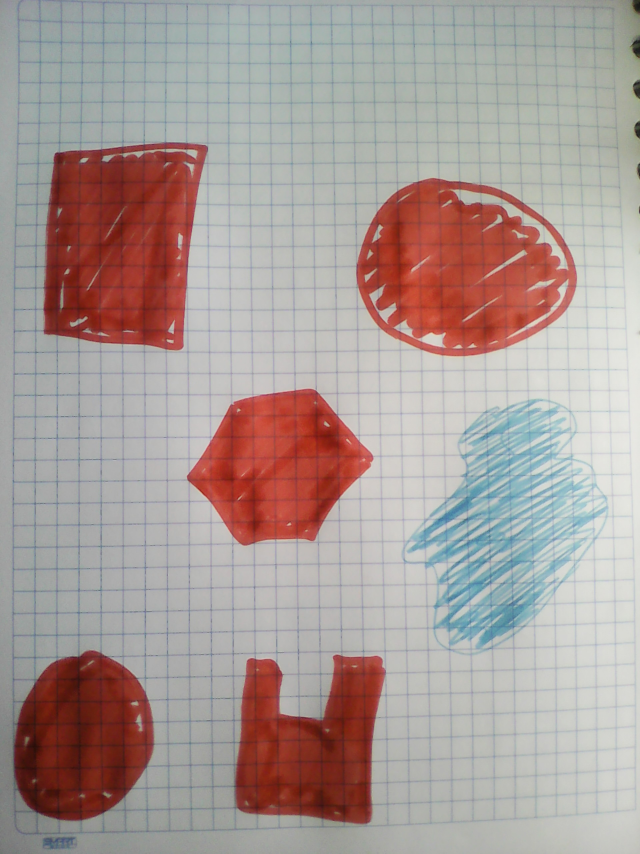
#> input picture data/map.jpg, 1920 x 2560 px (shown at 1/3 size)
$ python inc.py
#> lines starting #> are read from the running program, lines starting #| are printed output that depends on the picture; after the words box and inside, x2 and y2 are one past the last pixel; in counts of white or black regions, pixels touching at a corner belong together
from libs import *

def show(image):
    # Figure size in inches
    plt.figure(figsize=(15, 15))

    # Show image, with nearest neighbour interpolation
    plt.imshow(image, interpolation='nearest')

def overlay_mask(mask, image):
    rgb_mask = cv2.cvtColor(mask, cv2.COLOR_GRAY2RGB)
    img = cv2.addWeighted(rgb_mask, 0.5, image, 0.5, 0)
    show(img)

def convex_cnt(image):
    image = image.copy()
    contours, _ = cv2.findContours(image, cv2.RETR_TREE, cv2.CHAIN_APPROX_SIMPLE)
    contours_ = [cv2.convexHull(cnt) for cnt in contours ]
    mask = np.zeros(image.shape, np.uint8)
    [cv2.drawContours(mask, [cnt_], -1, 255, -1) for cnt_ in contours_]
    return contours_,mask

def dilate_img(image_bin):
    img = image_bin.copy()
    kernel1 = np.ones((7,7),np.uint8)
    image_dilation = cv2.dilate(img,kernel,iterations = 1)
    return image_dilation

image = skimage.io.imread('data/map.jpg')
#> image is the input picture: shape (2560, 1920, 3); mean R, G, B 169.9, 155.4, 151.6
image = cv2.resize(image, None, fx=1/3, fy=1/3)
#> image: shape (853, 640, 3)
# print("Dimensiones de la imagen= ", image.shape)

# Blur image slightly
image_blur = cv2.GaussianBlur(image, (7, 7), 0)

# Get contours from the image_blur
image_blur_hsv = cv2.cvtColor(image_blur, cv2.COLOR_RGB2HSV)
#> image_blur_hsv: shape (853, 640, 3); mean H, S, V 51.7, 45.6, 174.9

# 0-20 hue
min_ = np.array([0, 100, 75])
max_ = np.array([20, 230, 230])
image_bin1 = cv2.inRange(image_blur_hsv, min_, max_)
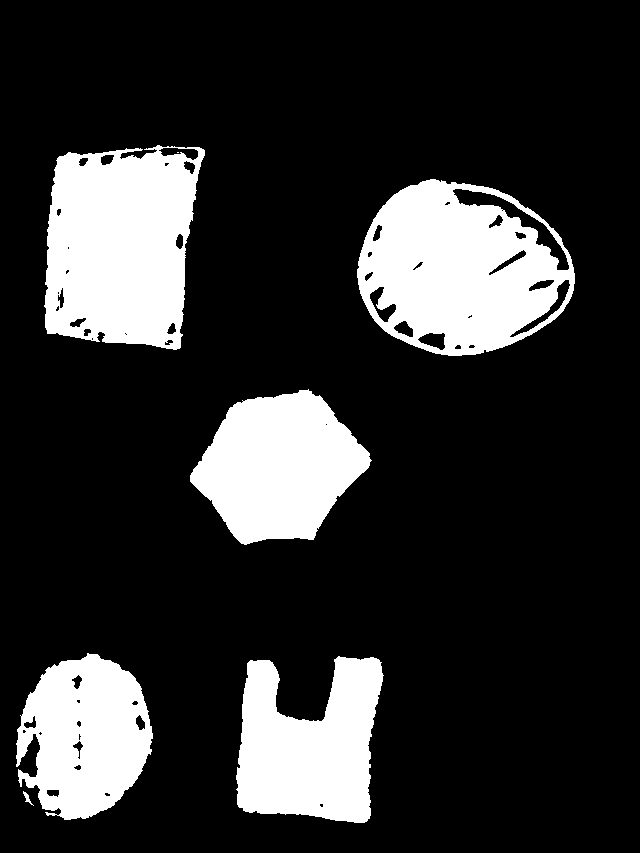
#> image_bin1: shape (853, 640); 19% white; 7 white regions (1 under 20 px), largest, box (x1, y1, x2, y2) and area: (44, 145, 205, 350) 25863, (357, 179, 575, 356) 25738, (190, 389, 372, 545) 18589, (236, 656, 384, 823) 17711, (16, 653, 153, 820) 16023, (23, 791, 34, 806) 49

# 160-180 hue
min_ = np.array([160, 100, 100])
max_ = np.array([180, 230, 230])
image_bin2 = cv2.inRange(image_blur_hsv, min_, max_)
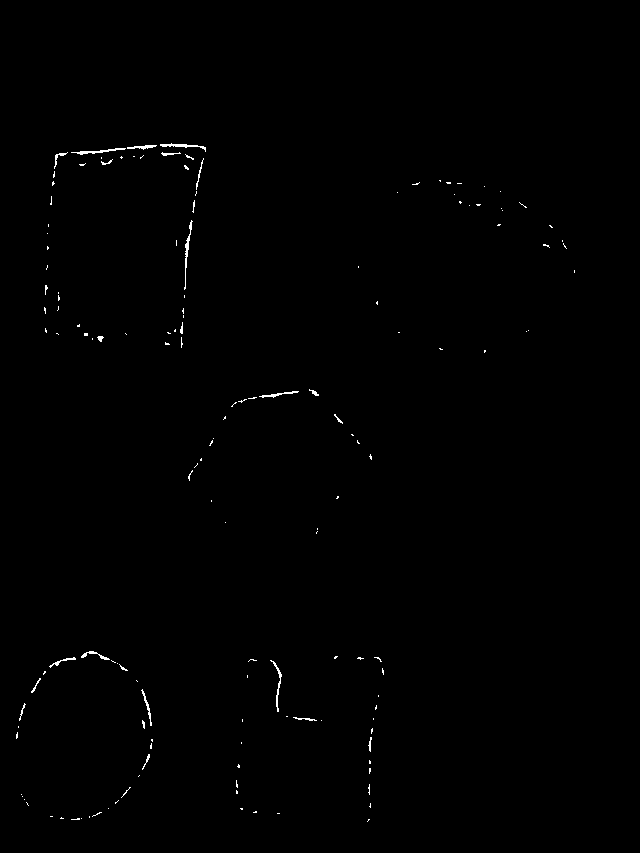
#> image_bin2: shape (853, 640); 0.38% white in thin lines or dots, all inside (x1, y1, x2, y2) = (16, 143, 575, 822)

image_bin = image_bin2+image_bin1
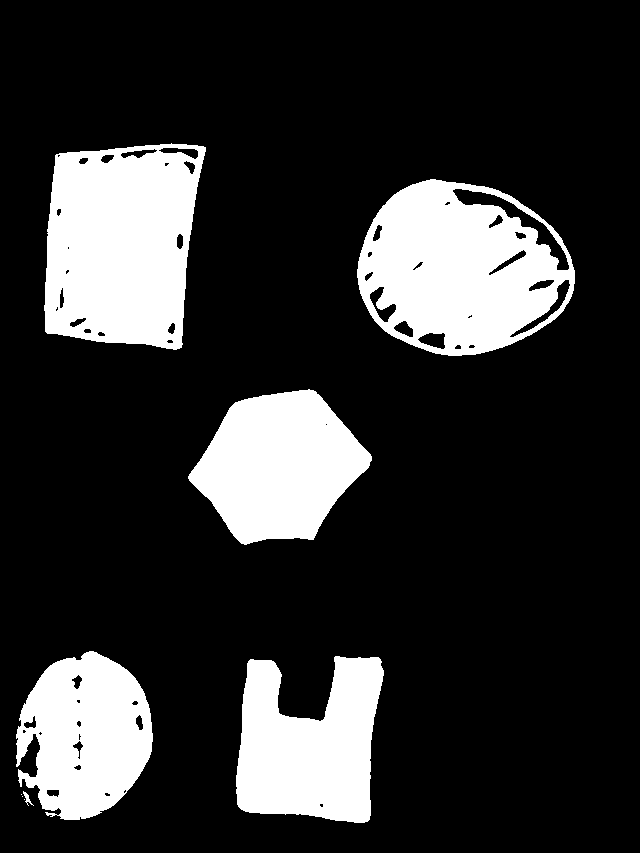
#> image_bin: shape (853, 640); 19.4% white; 9 white regions (3 under 20 px), largest, box (x1, y1, x2, y2) and area: (44, 143, 206, 350) 26783, (357, 179, 575, 356) 25853, (188, 389, 372, 545) 18835, (236, 656, 384, 823) 18054, (16, 651, 153, 820) 16468, (23, 791, 34, 806) 53

# Clean up
kernel = cv2.getStructuringElement(cv2.MORPH_ELLIPSE, (20, 20))

# Fill small gaps
image_bin_closed = cv2.morphologyEx(image_bin, cv2.MORPH_CLOSE, kernel)
#> image_bin_closed: shape (853, 640); 20.5% white; 5 white regions, box (x1, y1, x2, y2) and area: (358, 180, 576, 357) 29381, (45, 144, 207, 350) 27660, (189, 390, 373, 545) 18846, (237, 657, 385, 824) 18102, (17, 652, 154, 821) 17859
#show_mask(image_bin_closed)

# Remove specks
image_bin_closed_then_opened = cv2.morphologyEx(image_bin_closed, cv2.MORPH_OPEN, kernel)
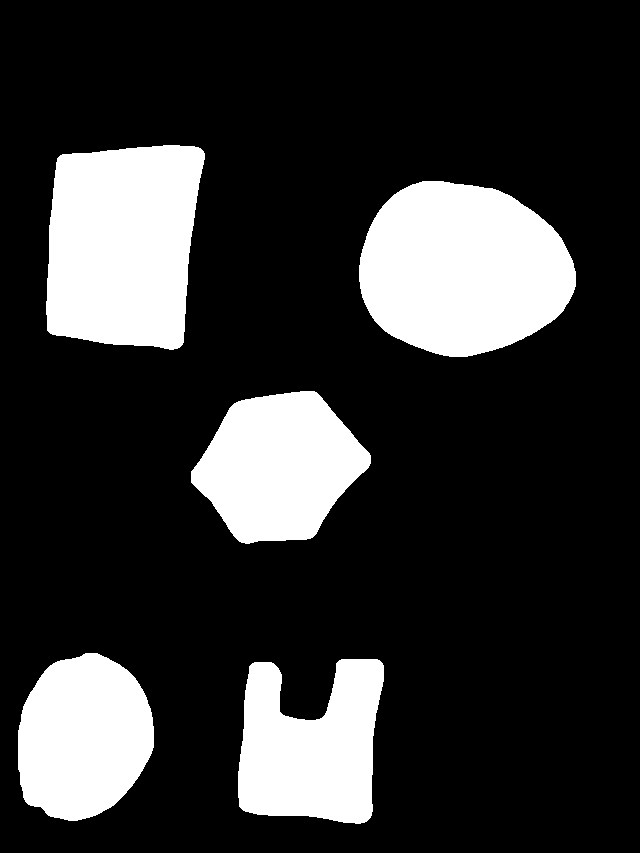
#> image_bin_closed_then_opened: shape (853, 640); 20.4% white; 5 white regions, box (x1, y1, x2, y2) and area: (359, 181, 576, 357) 29335, (46, 145, 205, 350) 27559, (191, 391, 371, 544) 18804, (238, 659, 384, 824) 18010, (18, 653, 154, 821) 17812
#show_mask(image_bin_closed_then_opened)

# Dilate the mask
image_dilation = dilate_img(image_bin_closed_then_opened)
#> in dilate_img, `image_dilation = cv2.dilate(img,kernel,iterations = 1)`:
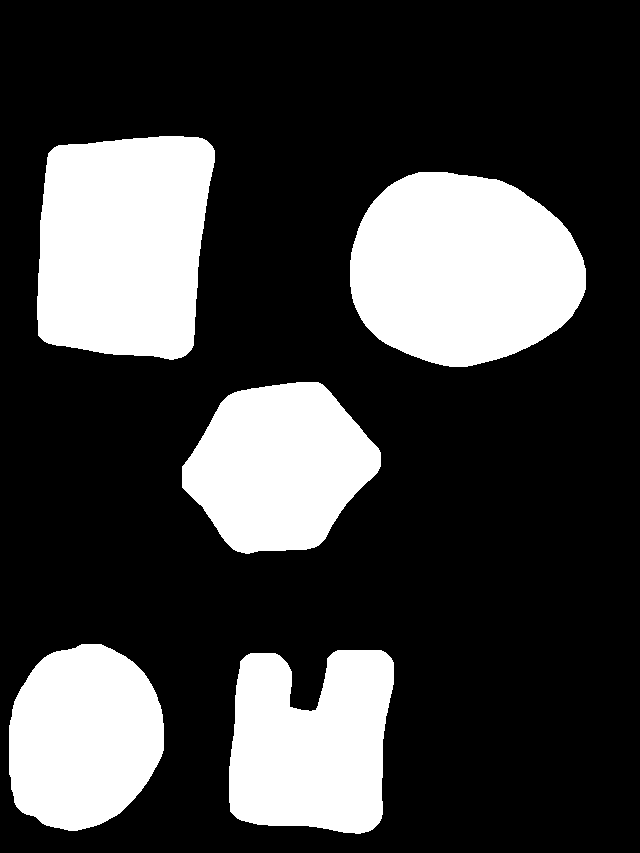
#> image_dilation: shape (853, 640); 26% white; 5 white regions

contours, mask = convex_cnt(image_dilation)
#> in convex_cnt, `contours, _ = cv2.findContours(image, cv2.RETR_TREE, cv2.CHAIN_APPROX_..`: contours = 5 contours; box (x1, y1, x2, y2) and area: (350, 172, 586, 367) 35441, (37, 136, 215, 360) 33912, (229, 650, 394, 834) 24438, (182, 382, 381, 554) 23979, (9, 644, 164, 831) 22665
#> in convex_cnt, `contours_ = [cv2.convexHull(cnt) for cnt in contours ]`: contours_ = 5 contours; box (x1, y1, x2, y2) and area: (350, 172, 586, 367) 35634, (37, 136, 215, 360) 34758, (229, 650, 394, 834) 27285, (182, 382, 381, 554) 24622, (9, 644, 164, 831) 22856
#> in convex_cnt, `[cv2.drawContours(mask, [cnt_], -1, 255, -1) for cnt_ in contours_]`:
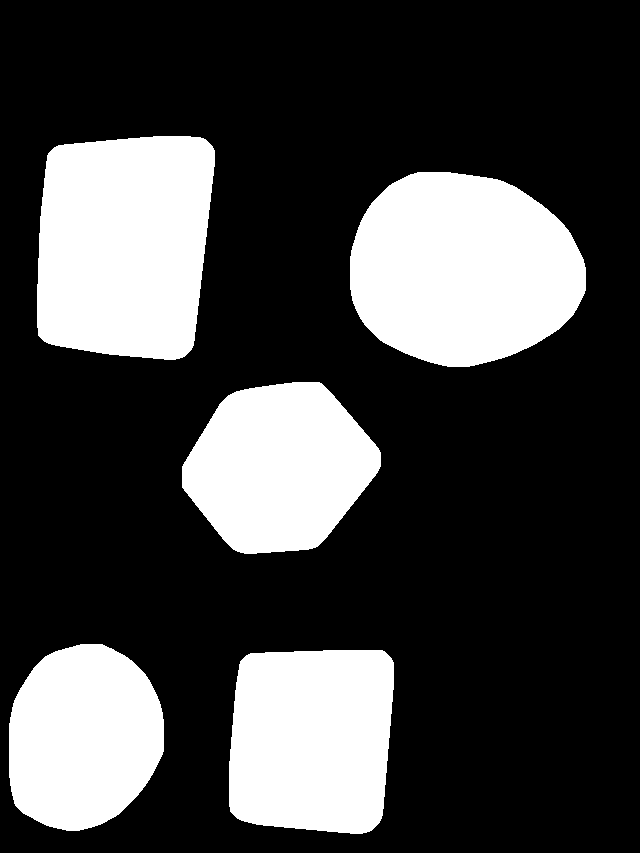
#> mask: shape (853, 640); 26.9% white; 5 white regions
#> contours has the same summary as contours_ in convex_cnt

overlay_mask(mask, image)
#> in overlay_mask, `rgb_mask = cv2.cvtColor(mask, cv2.COLOR_GRAY2RGB)`: rgb_mask: shape (853, 640, 3); 26.9% white; 5 white regions, box (x1, y1, x2, y2) and area: (350, 172, 586, 367) 35941, (37, 136, 215, 360) 35105, (229, 650, 394, 834) 27591, (182, 382, 381, 554) 24867, (9, 644, 164, 831) 23104
#> in overlay_mask, `img = cv2.addWeighted(rgb_mask, 0.5, image, 0.5, 0)`:
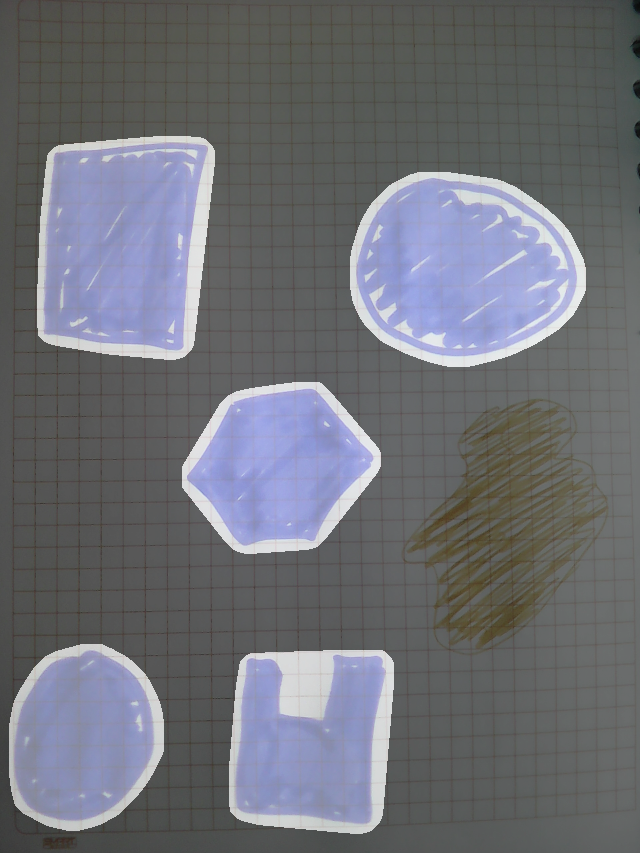
#> img: shape (853, 640, 3); mean B, G, R 119.2, 111.9, 110.1

# def show_mask(mask):
#     plt.figure(figsize=(10, 10))
#     plt.imshow(mask, cmap='gray')
